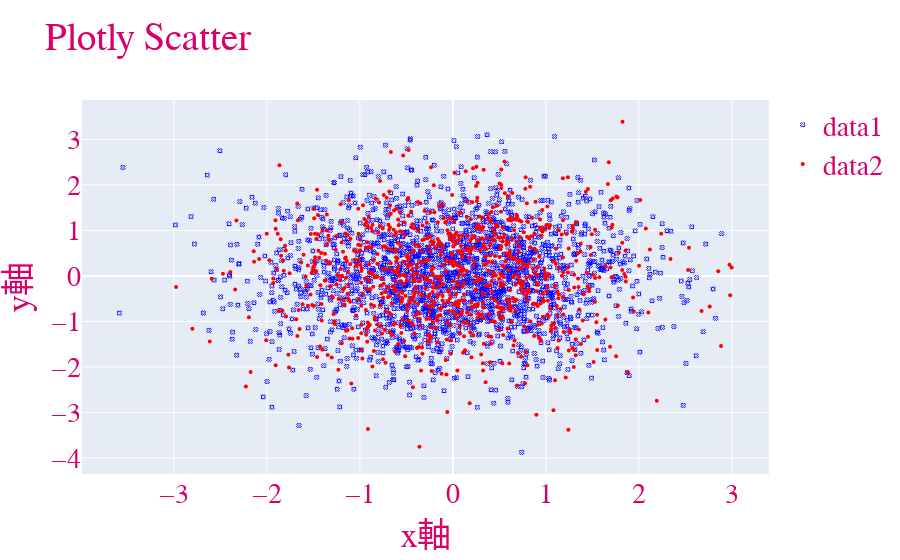

The notebook cell saved with this chart:
### Code cell
import plotly.graph_objs as go
import plotly.offline as pof
import numpy as np

## 設定為離線
pof.init_notebook_mode(connected = True)

## data 1
## 隨機產生2000個二維數據
x = np.random.randn(2000)
y = np.random.randn(2000)

data1 = go.Scatter(
    x = x,
    y = y,
    marker = {'color': 'blue', 'symbol': 104, 'size': 4},
    mode = 'markers',
    name = 'data1'
)

## data2
## 隨機產生1000個二維數據

x1 = np.random.randn(1000)
y1 = np.random.randn(1000)

data2 = go.Scatter(
    x = x1,
    y = y1,
    marker = {'color': 'red', 'size': 4},
    mode = 'markers',
    name = 'data2'
)

## 將data1和data2裝進串列
data = [data1, data2]

## 介面設定
layout = go.Layout(
    title = "Plotly Scatter",
    xaxis = {'title': 'x軸'},
    yaxis = {'title': 'y軸'},
    font = {
        'size': 28,
        'family': 'serif',
        'color': '#D9006C'
        
    })  

## 結合數據與介面
figure = go.Figure(data = data, layout = layout)

## 繪圖
pof.iplot(figure, filename = 'Plotly-Scatter', show_link = True, link_text = "Plotly Links", image_height = 800, image_width = 900)

### Figure 1 — Plotly figure (JSON) as saved in the notebook; plotly's stock layout.template omitted (floating-point values rounded to 4 significant figures; data arrays with more than 128 entries replaced by an {"elided": "..."} marker saying what was removed)
{"data": [{"marker": {"color": "blue", "size": 4, "symbol": 104}, "mode": "markers", "name": "data1", "type": "scatter", "x": {"elided": "2000 float values"}, "y": {"elided": "2000 float values"}}, {"marker": {"color": "red", "size": 4}, "mode": "markers", "name": "data2", "type": "scatter", "x": {"elided": "1000 float values"}, "y": {"elided": "1000 float values"}}], "layout": {"font": {"color": "#D9006C", "family": "serif", "size": 28}, "title": {"text": "Plotly Scatter"}, "xaxis": {"title": {"text": "x軸"}}, "yaxis": {"title": {"text": "y軸"}}}}
